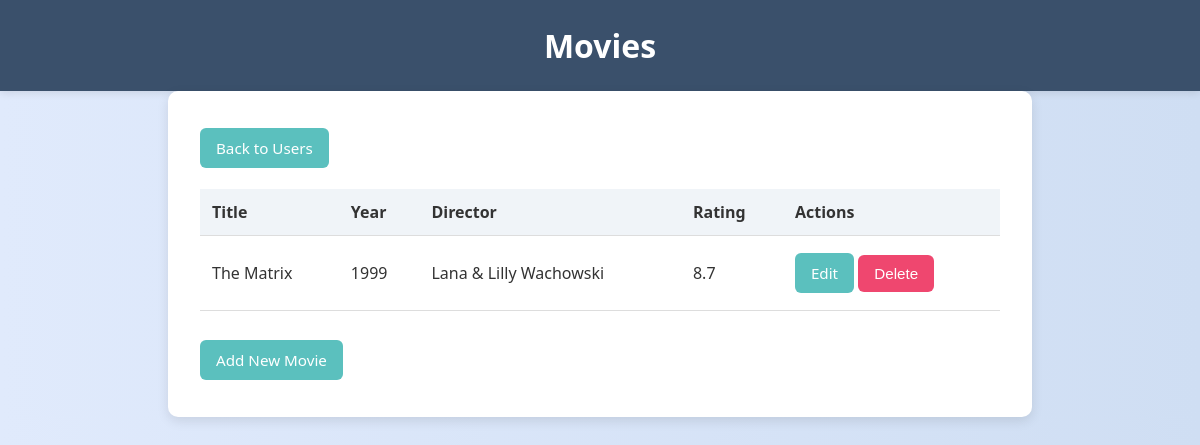
The page /users/4 on the database its author committed.
### models/movie.py (models this page shows)
class Movie(db.Model):
    __tablename__ = 'movies'
    __table_args__ = (db.UniqueConstraint('title', 'user_id'),)
    movie_id: Mapped[int] = mapped_column(primary_key=True, autoincrement=True)
    user_id: Mapped[int] = mapped_column(ForeignKey('users.user_id'))
    user = relationship('User', back_populates='movies')
    title: Mapped[str] = mapped_column(nullable=False, unique=True)
    year: Mapped[int] = mapped_column()
    director : Mapped[str] = mapped_column()
    rating : Mapped[float] = mapped_column()

### app.py (the view)
@app.route('/users/<user_id>')
def user_movies(user_id):
    movies = data_manager.get_user_movies(user_id)
    return render_template('movies.html', movies=movies, user_id=user_id)

### data_managers/data_manager_sqlite.py (called while the page is built)
    def get_user_movies(self, user_id):
        try:
            stmt = select(Movie).where(Movie.user_id == user_id)
            return db.session.scalars(stmt).all()
        except SQLAlchemyError as e:
            print(f"Error retrieving user movies: {e}")
            return []

### templates/movies.html (shortened to what this page needs)
<!DOCTYPE html>
<html lang="en">
<head>
    <link rel="stylesheet" href="{{ url_for('static', filename='styles.css') }}">
</head>
<body>
    <header>
        <h1>Movies</h1>
    </header>
    <main>
        <nav><a href="{{ url_for('list_users') }}" class="button">Back to Users</a></nav>
        {% if movies %}
        <table class="movie-table">
            <thead>
                <tr>
                    <th>Title</th>
                    <th>Year</th>
                    <th>Director</th>
                    <th>Rating</th>
                    <th>Actions</th>
                </tr>
            </thead>
            <tbody>
                {% for movie in movies %}
                <tr>
                    <td>{{ movie.title }}</td>
                    <td>{{ movie.year }}</td>
                    <td>{{ movie.director }}</td>
                    <td>{{ movie.rating }}</td>
                    <td>
                        <a href="{{ url_for('update_movie', user_id=user_id, movie_id=movie.movie_id) }}" class="button">Edit</a>
                        <form method="POST" action="{{ url_for('delete_movie', user_id=user_id, movie_id=movie.movie_id) }}" style="display:inline;" onsubmit="return confirm('Are you sure you want to delete this movie?');">
                            <button type="submit">Delete</button>
                        </form>
                    </td>
                </tr>
                {% endfor %}
            </tbody>
        </table>
        {% else %}
            <p>No movies found.</p>
        {% endif %}
        <div style="margin-top: 1rem;">
            <a href="{{ url_for('add_movie', user_id=user_id) }}" class="button">Add New Movie</a>
        </div>
    </main>
</body>
</html>

### static/styles.css (style rules this page uses)
body { font-family: 'Segoe UI', Tahoma, Geneva, Verdana, sans-serif; background: linear-gradient(to right, #e0eafc, #cfdef3); margin: 0; padding: 0; color: #333; }
header { background-color: #3a506b; color: white; padding: 1.5rem 2rem; text-align: center; box-shadow: 0 2px 8px rgba(0, 0, 0, 0.1); }
main { padding: 2rem; max-width: 800px; margin: auto; background-color: white; border-radius: 10px; box-shadow: 0 4px 12px rgba(0, 0, 0, 0.1); }
h1 { margin: 0; font-size: 2rem; }
nav { margin-bottom: 1rem; }
.button, button { display: inline-block; padding: 10px 16px; background-color: #5bc0be; color: white; text-decoration: none; border: none; border-radius: 6px; margin: 5px 0; cursor: pointer; transition: background-color 0.3s; }
.movie-table { width: 100%; border-collapse: collapse; margin-bottom: 1.5rem; }
.movie-table th, .movie-table td { padding: 0.75rem; text-align: left; border-bottom: 1px solid #ddd; }
.movie-table th { background-color: #f0f4f8; color: #333; }
.movie-table td { background-color: #fff; }
form button { background-color: #ef476f; }
.button, button { display: inline-block; padding: 10px 16px; background-color: #5bc0be; color: white; text-decoration: none; border: none; border-radius: 6px; margin: 5px 0; cursor: pointer; font-size: 0.95rem; transition: background-color 0.3s; }
button { appearance: none; -webkit-appearance: none; }

### rows shown on the page
Movie: title "The Matrix", year "1999", director "Lana & Lilly Wachowski", rating "8.7"
